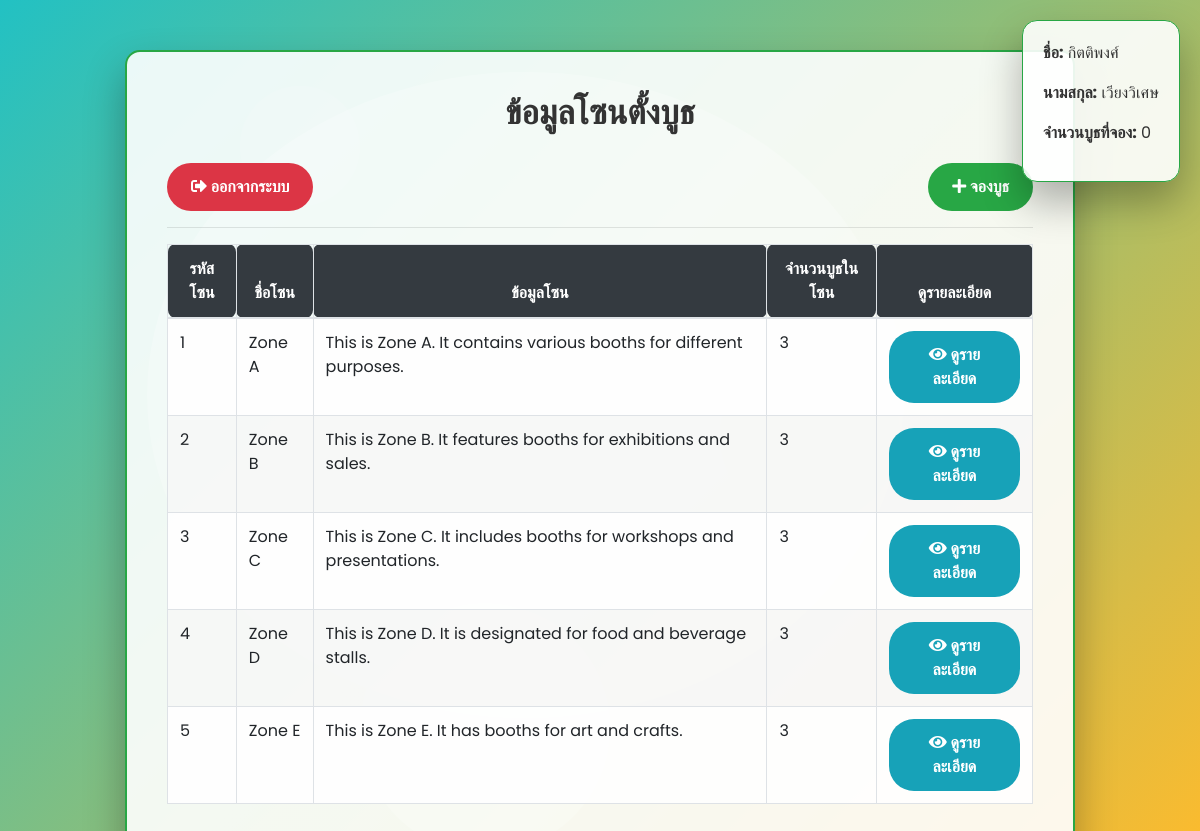
Screenshot of /ku_model/mains.php (signed in) with the database file from the repository.
### tables this page shows
CREATE TABLE `zones` (
  `zone_id` int(11) NOT NULL,
  `zone_name` varchar(255) NOT NULL,
  `zone_info` text NOT NULL,
  `booth_count` int(11) NOT NULL
);

### ku_model/mains.php (the view, shortened to what this page needs)
<?php
include 'config.php';
$firstname = $_SESSION['firstname'];
$lastname = $_SESSION['lastname'];
$member_id = $_SESSION['member_id'];
$sql = "SELECT zone_id, zone_name, zone_info, booth_count FROM zones";
$result = $conn->query($sql);
$sql_bookings = "SELECT COUNT(*) as booked_booths FROM bookings WHERE member_id = ?";
$stmt = $conn->prepare($sql_bookings);
$stmt->bind_param("s", $member_id);
$stmt->execute();
$stmt->bind_result($booked_booths);
?>
<!DOCTYPE html>
<html lang="th">
<head>
    <link rel="stylesheet" href="https://stackpath.bootstrapcdn.com/bootstrap/4.5.2/css/bootstrap.min.css">
    <link rel="stylesheet" href="https://cdnjs.cloudflare.com/ajax/libs/font-awesome/5.15.4/css/all.min.css">
</head>
<body>
    <div class="floating-elements">
    </div>
    <div class="container">
        <div class="row">
            <div class="col-12 col-md-10 offset-md-1 container-custom">
                <h4 class="header">ข้อมูลโซนตั้งบูธ</h4>
                <div class="d-flex justify-content-between mb-3">
                    <a href="logout.php" class="btn btn-custom btn-danger-custom"><i class="fas fa-sign-out-alt"></i> ออกจากระบบ</a>
                    <a href="book_booth.php" class="btn btn-custom btn-success-custom"><i class="fas fa-plus"></i> จองบูธ</a>
                </div>
                <hr>
                <table class="table table-bordered table-striped">
                    <thead>
                        <tr>
                            <th>รหัสโซน</th>
                            <th>ชื่อโซน</th>
                            <th>ข้อมูลโซน</th>
                            <th>จำนวนบูธในโซน</th>
                            <th>ดูรายละเอียด</th>
                        </tr>
                    </thead>
                    <tbody>
                        <?php if ($result->num_rows > 0): ?>
                            <?php while ($row = $result->fetch_assoc()): ?>
                                <tr>
                                    <td><?php echo htmlspecialchars($row['zone_id']); ?></td>
                                    <td><?php echo htmlspecialchars($row['zone_name']); ?></td>
                                    <td><?php echo htmlspecialchars($row['zone_info']); ?></td>
                                    <td><?php echo htmlspecialchars($row['booth_count']); ?></td>
                                    <td>
                                        <a href="booth_details.php?zone_id=<?php echo urlencode($row['zone_id']); ?>" class="btn btn-info-custom btn-custom"><i class="fas fa-eye"></i> ดูรายละเอียด</a>
                                    </td>
                                </tr>
                            <?php endwhile; ?>
                        <?php else: ?>
                            <tr>
                                <td colspan="5" class="text-center">ไม่มีข้อมูล</td>
                            </tr>
                        <?php endif; ?>
                    </tbody>
                </table>
            </div>
        </div>
    </div>
    <div class="user-info">
        <p><strong>ชื่อ:</strong> <?php echo htmlspecialchars($firstname); ?></p>
        <p><strong>นามสกุล:</strong> <?php echo htmlspecialchars($lastname); ?></p>
        <p><strong>จำนวนบูธที่จอง:</strong> <?php echo htmlspecialchars($booked_booths); ?></p>
    </div>
</body>
</html>

### ku_model/mains.php (style rules this page uses)
body { font-family: 'Poppins', sans-serif; background: linear-gradient(135deg, rgba(34, 193, 195, 1), rgba(253, 187, 45, 1)); overflow: hidden; position: relative; color: #333; margin: 0; padding: 0; }
.container-custom { background: rgba(255, 255, 255, 0.9); padding: 40px; border-radius: 15px; box-shadow: 0 20px 40px rgba(0, 0, 0, 0.3); margin-top: 50px; position: relative; z-index: 1; border: 2px solid #28a745; overflow: hidden; }
.container-custom::before { content: ''; position: absolute; top: 20px; left: 20px; width: 80%; height: 80%; background: rgba(255, 255, 255, 0.2); border-radius: 50%; z-index: -1; animation: pulse 15s infinite ease-in-out; }
.header { color: #333; text-align: center; margin-bottom: 30px; font-size: 34px; font-weight: 600; position: relative; z-index: 1; transition: color 0.4s ease; }
.header::after { content: ''; position: absolute; left: 0; bottom: -10px; height: 5px; width: 100%; background: #28a745; transform: scaleX(0); transition: transform 0.4s ease; }
.btn-custom { border-radius: 25px; padding: 12px 24px; font-size: 16px; font-weight: 600; position: relative; overflow: hidden; z-index: 1; transition: all 0.4s ease; }
.btn-custom::before { content: ''; position: absolute; top: 50%; left: 50%; width: 300%; height: 300%; background: rgba(0, 0, 0, 0.1); transform: translate(-50%, -50%) scale(0); transition: transform 0.4s ease; border-radius: 50%; z-index: 0; }
.btn-danger-custom { background: #dc3545; border: none; color: #ffffff; }
.btn-success-custom { background: #28a745; border: none; color: #ffffff; }
.btn-info-custom { background: #17a2b8; border: none; color: #ffffff; }
.table thead th { background: #343a40; color: #ffffff; font-weight: 600; text-align: center; position: relative; border-radius: 8px; }
.table thead th::after { content: ''; position: absolute; left: 0; bottom: 0; height: 5px; width: 100%; background: #28a745; transform: scaleX(0); transition: transform 0.4s ease; }
.table tbody tr:nth-child(even) { background: rgba(248, 248, 248, 0.8); transition: background 0.4s ease; }
.table tbody tr:nth-child(odd) { background: rgba(255, 255, 255, 0.9); transition: background 0.4s ease; }
.user-info { position: fixed; top: 20px; right: 20px; background: rgba(255, 255, 255, 0.9); padding: 20px; border-radius: 15px; box-shadow: 0 20px 40px rgba(0, 0, 0, 0.3); z-index: 1000; font-size: 16px; color: #333; transition: all 0.4s ease; border: 1px solid #28a745; }
.floating-elements { position: absolute; width: 100%; height: 100%; top: 0; left: 0; z-index: -1; pointer-events: none; }

### rows the page displays
zones: zone_id "1", zone_name "Zone A", zone_info "This is Zone A. It contains various booths for different purposes.", booth_count "3"
zones: zone_id "2", zone_name "Zone B", zone_info "This is Zone B. It features booths for exhibitions and sales.", booth_count "3"
zones: zone_id "3", zone_name "Zone C", zone_info "This is Zone C. It includes booths for workshops and presentations.", booth_count "3"
zones: zone_id "4", zone_name "Zone D", zone_info "This is Zone D. It is designated for food and beverage stalls.", booth_count "3"
zones: zone_id "5", zone_name "Zone E", zone_info "This is Zone E. It has booths for art and crafts.", booth_count "3"

### other values shown
$firstname "กิตติพงศ์"
$lastname "เวียงวิเศษ"
$booked_booths "0"
